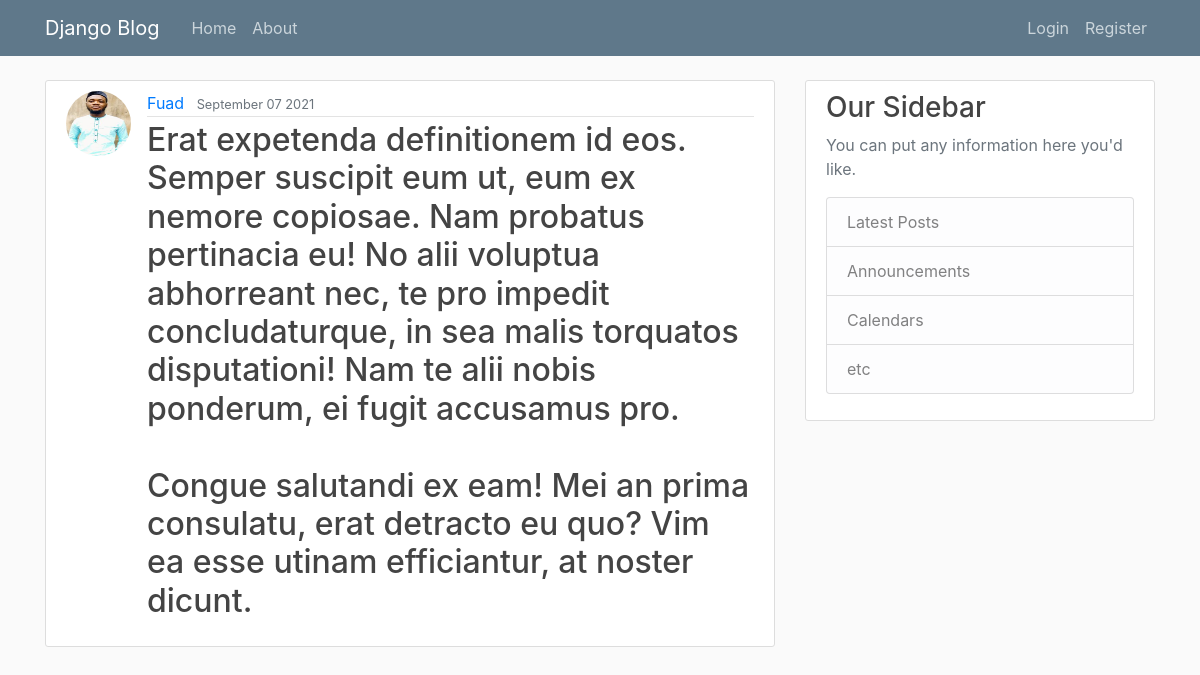
Screenshot of /post/28/ with the database file from the repository.
### blog/models.py (models this page shows, shortened)
class Post(models.Model):
    title = models.CharField(max_length=100)
    content = models.TextField()
    date_posted = models.DateTimeField(default=timezone.now)
    author = models.ForeignKey(User, on_delete=models.CASCADE)

### users/models.py (models this page shows, shortened)
class Profile(models.Model):
    user = models.OneToOneField(User, on_delete=models.CASCADE)
    image = models.ImageField(default='default.jpg', upload_to='profile_pics')

### blog/views.py (the view)
# urls.py: path("post/<int:pk>/", PostDetailView.as_view(), name="post-detail"),
class PostDetailView(DetailView):
    model= Post

### blog/templates/blog/post_detail.html (shortened to what this page needs)
{% extends 'blog/base.html' %}
{% block content %}
    <article class="media content-section">
    <img
    src="{{ object.author.profile.image.url }}"
    class="rounded-circle article-img"
     />
    <div class="media-body">
    <div class="article-metadata">
      <a class="mr-2" href="{% url 'user-posts' object.author.username %}">{{ object.author }}</a>
      <small class="text-muted">{{ object.date_posted|date:"F d Y" }}</small>
    </div>
    <h2 class="article-title"><{{ object.title }}</h2>
    <p class="article-content">{{ object.content }}</p>
    </div>
    </article>
{% endblock content %}

### blog/static/blog/main.css (style rules this page uses)
body { background: #fafafa; color: #333333; margin-top: 5rem; }
h1, h2, h3, h4, h5, h6 { color: #444444; }
.content-section { background: #ffffff; padding: 10px 20px; border: 1px solid #dddddd; border-radius: 3px; margin-bottom: 20px; }
.article-title { color: #444444; }
.article-content { white-space: pre-line; }
.article-img { height: 65px; width: 65px; margin-right: 16px; }
.article-metadata { padding-bottom: 1px; margin-bottom: 4px; border-bottom: 1px solid #e3e3e3; }

### rows the page displays
Post: author.profile.image (picture), author "Fuad", date_posted "September 07 2021", content "Erat expetenda definitionem id eos. Semper suscipit eum ut, eum ex nemore copiosae. Nam probatus pertinacia eu! No alii voluptua abhorreant nec, te pro impedit concludaturque, in sea malis torquatos disputationi! Nam te alii nobis ponderum, ei fugit accusamus pro. Congue salutandi ex eam! Mei an prima consulatu, erat detracto eu quo? Vim ea esse utinam efficiantur, at noster dicunt."
